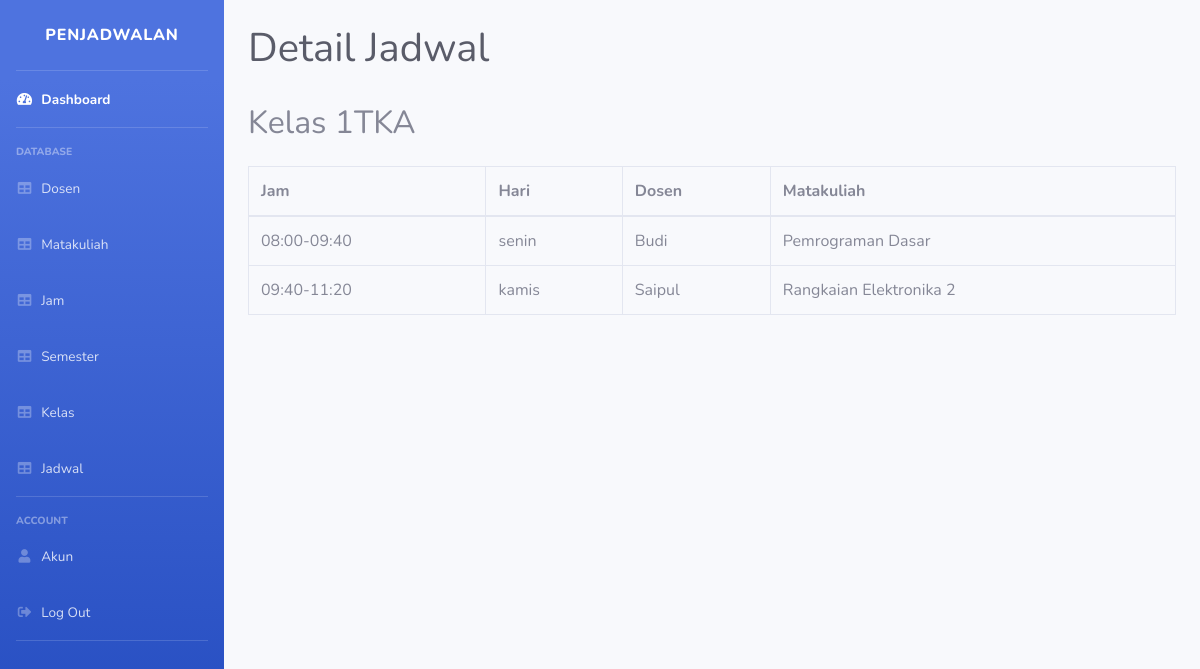
Page /user/detail_jadwal.php?id_kelas=25 (signed in) on the committed database.
### tables this page shows
CREATE TABLE `kelas` (
  `id_kelas` int(11) NOT NULL,
  `kelas` varchar(30) NOT NULL,
  `id_semester` int(11) NOT NULL
);

CREATE TABLE `jadwal` (
  `id_jadwal` int(11) NOT NULL,
  `id_slot` int(11) NOT NULL,
  `hari` varchar(20) NOT NULL,
  `id_dosen` int(11) NOT NULL,
  `id_matakuliah` int(11) NOT NULL,
  `id_kelas` int(11) NOT NULL
);

CREATE TABLE `slot_waktu` (
  `id_slot` int(11) NOT NULL,
  `waktu_slot_awal` varchar(20) NOT NULL,
  `waktu_slot_akhir` varchar(20) NOT NULL
);

CREATE TABLE `dosen` (
  `id_dosen` int(11) NOT NULL,
  `nama` varchar(100) NOT NULL,
  `nip` int(11) NOT NULL,
  `bidang_ilmu` varchar(50) NOT NULL
);

CREATE TABLE `matakuliah` (
  `id_matakuliah` int(11) NOT NULL,
  `nama_matakuliah` varchar(50) NOT NULL
);

### user/detail_jadwal.php (the view, shortened to what this page needs)
<?php
require '../function.php';
$id_kelas = $_GET['id_kelas'];
$get_kelas = mysqli_query($conn, "SELECT * FROM kelas WHERE id_kelas = $id_kelas");
$data_kelas = mysqli_fetch_assoc($get_kelas);
$query = "SELECT * FROM jadwal
            INNER JOIN slot_waktu
            ON jadwal.id_slot = slot_waktu.id_slot
            INNER JOIN dosen
            ON jadwal.id_dosen = dosen.id_dosen
            INNER JOIN matakuliah
            ON jadwal.id_matakuliah = matakuliah.id_matakuliah
            INNER JOIN kelas
            ON jadwal.id_kelas = kelas.id_kelas
            WHERE jadwal.id_kelas = $id_kelas
        ";
$result = mysqli_query($conn, $query);
?>
<!DOCTYPE html>
<html lang="en">
<head>
    <link href="../vendor/fontawesome-free/css/all.min.css" rel="stylesheet" type="text/css">
    <link href="../css/sb-admin-2.min.css" rel="stylesheet">
</head>
<body>
    <div id="wrapper">
        <?php include 'navigation.php'; ?>
        <div id="content-wrapper" class="d-flex flex-column">
            <div class="container-fluid">
                <div class="d-sm-flex align-items-center justify-content-between mb-4 mt-4">
                    <h1 class="text-gray-800">Detail Jadwal</h1>
                </div>
                <div class="mb-4">
                    <h2><?= 'Kelas ' . $data_kelas['kelas']; ?></h2>
                </div>
                <div class="table-responsive">
                    <table class="table table-bordered" cellspacing="0">
                        <thead>
                            <tr>
                                <th>Jam</th>
                                <th>Hari</th>
                                <th>Dosen</th>
                                <th>Matakuliah</th>
                            </tr>
                        </thead>
                        <tbody>
                            <?php while ($data = mysqli_fetch_assoc($result)) : ?>
                                <tr>
                                    <td><?= $data['waktu_slot_awal'] . "-" . $data['waktu_slot_akhir']; ?></td>
                                    <td><?= $data['hari']; ?></td>
                                    <td><?= $data['nama']; ?></td>
                                    <td><?= $data['nama_matakuliah']; ?></td>
                                </tr>
                            <?php endwhile; ?>
                        </tbody>
                    </table>
                </div>
            </div>
        </div>
    </div>
</body>
</html>

### rows in the picture
kelas: kelas "1TKA"
jadwal: id_slot.waktu_slot_awal "08:00", id_slot.waktu_slot_akhir "09:40", hari "senin", id_dosen.nama "Budi", id_matakuliah.nama_matakuliah "Pemrograman Dasar"
jadwal: id_slot.waktu_slot_awal "09:40", id_slot.waktu_slot_akhir "11:20", hari "kamis", id_dosen.nama "Saipul", id_matakuliah.nama_matakuliah "Rangkaian Elektronika 2"
